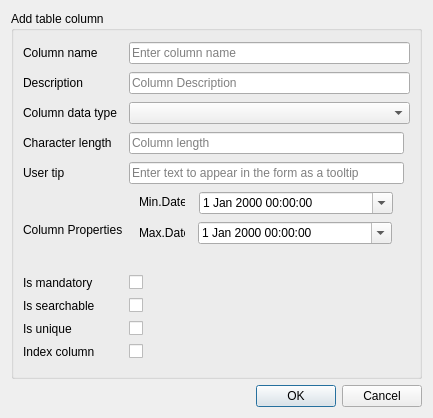
<?xml version="1.0" encoding="UTF-8"?>
<ui version="4.0">
 <class>editor</class>
 <widget class="QDialog" name="editor">
  <property name="geometry">
   <rect>
    <x>0</x>
    <y>0</y>
    <width>433</width>
    <height>418</height>
   </rect>
  </property>
  <property name="windowTitle">
   <string>Table Attributes</string>
  </property>
  <layout class="QGridLayout" name="gridLayout">
   <item row="2" column="0">
    <widget class="QDialogButtonBox" name="buttonBox">
     <property name="orientation">
      <enum>Qt::Horizontal</enum>
     </property>
     <property name="standardButtons">
      <set>QDialogButtonBox::Cancel|QDialogButtonBox::Ok</set>
     </property>
    </widget>
   </item>
   <item row="0" column="0">
    <widget class="QGroupBox" name="groupBox">
     <property name="title">
      <string>Add table column</string>
     </property>
     <layout class="QGridLayout" name="gridLayout_2">
      <item row="0" column="0">
       <widget class="QLabel" name="label_2">
        <property name="text">
         <string>Column name</string>
        </property>
       </widget>
      </item>
      <item row="9" column="0">
       <widget class="QLabel" name="label">
        <property name="text">
         <string>Is mandatory</string>
        </property>
       </widget>
      </item>
      <item row="4" column="0">
       <widget class="QLabel" name="label_5">
        <property name="text">
         <string>Character length</string>
        </property>
       </widget>
      </item>
      <item row="13" column="0">
       <widget class="QLabel" name="label_10">
        <property name="text">
         <string>Index column</string>
        </property>
       </widget>
      </item>
      <item row="1" column="1" colspan="2">
       <widget class="QLineEdit" name="edtColDesc">
        <property name="placeholderText">
         <string>Column Description</string>
        </property>
       </widget>
      </item>
      <item row="1" column="0">
       <widget class="QLabel" name="label_3">
        <property name="text">
         <string>Description</string>
        </property>
       </widget>
      </item>
      <item row="9" column="1">
       <widget class="QCheckBox" name="cbMandt">
        <property name="text">
         <string/>
        </property>
        <property name="checked">
         <bool>false</bool>
        </property>
       </widget>
      </item>
      <item row="11" column="0">
       <widget class="QLabel" name="label_6">
        <property name="text">
         <string>Is searchable</string>
        </property>
       </widget>
      </item>
      <item row="12" column="0">
       <widget class="QLabel" name="label_7">
        <property name="text">
         <string>Is unique</string>
        </property>
       </widget>
      </item>
      <item row="6" column="1">
       <widget class="QStackedWidget" name="swColProp">
        <property name="minimumSize">
         <size>
          <width>0</width>
          <height>5</height>
         </size>
        </property>
        <property name="maximumSize">
         <size>
          <width>16777215</width>
          <height>75</height>
         </size>
        </property>
        <property name="currentIndex">
         <number>3</number>
        </property>
        <widget class="QWidget" name="pgDefVal">
         <widget class="QLineEdit" name="edtDefValue">
          <property name="geometry">
           <rect>
            <x>3</x>
            <y>16</y>
            <width>340</width>
            <height>20</height>
           </rect>
          </property>
          <property name="text">
           <string/>
          </property>
          <property name="placeholderText">
           <string>Default value will be provided if user does not specify</string>
          </property>
         </widget>
        </widget>
        <widget class="QWidget" name="pgDoubleDef">
         <widget class="QLabel" name="label_9">
          <property name="geometry">
           <rect>
            <x>10</x>
            <y>0</y>
            <width>46</width>
            <height>13</height>
           </rect>
          </property>
          <property name="text">
           <string>Precision</string>
          </property>
         </widget>
         <widget class="QLabel" name="label_19">
          <property name="geometry">
           <rect>
            <x>10</x>
            <y>30</y>
            <width>46</width>
            <height>13</height>
           </rect>
          </property>
          <property name="text">
           <string>Scale</string>
          </property>
         </widget>
         <widget class="QSpinBox" name="sbPres">
          <property name="geometry">
           <rect>
            <x>60</x>
            <y>0</y>
            <width>51</width>
            <height>22</height>
           </rect>
          </property>
         </widget>
         <widget class="QSpinBox" name="sbScale">
          <property name="geometry">
           <rect>
            <x>60</x>
            <y>25</y>
            <width>51</width>
            <height>22</height>
           </rect>
          </property>
         </widget>
        </widget>
        <widget class="QWidget" name="pgDateVal">
         <widget class="QLabel" name="label_12">
          <property name="geometry">
           <rect>
            <x>20</x>
            <y>8</y>
            <width>46</width>
            <height>13</height>
           </rect>
          </property>
          <property name="text">
           <string>Min. Date</string>
          </property>
         </widget>
         <widget class="QDateEdit" name="edtMinDate">
          <property name="geometry">
           <rect>
            <x>80</x>
            <y>4</y>
            <width>171</width>
            <height>22</height>
           </rect>
          </property>
          <property name="calendarPopup">
           <bool>true</bool>
          </property>
         </widget>
         <widget class="QLabel" name="label_13">
          <property name="geometry">
           <rect>
            <x>20</x>
            <y>40</y>
            <width>46</width>
            <height>13</height>
           </rect>
          </property>
          <property name="text">
           <string>Max Date</string>
          </property>
         </widget>
         <widget class="QDateEdit" name="edtMaxDate">
          <property name="geometry">
           <rect>
            <x>80</x>
            <y>36</y>
            <width>171</width>
            <height>22</height>
           </rect>
          </property>
          <property name="calendarPopup">
           <bool>true</bool>
          </property>
         </widget>
        </widget>
        <widget class="QWidget" name="pgDTimeVal">
         <widget class="QLabel" name="label_14">
          <property name="geometry">
           <rect>
            <x>10</x>
            <y>3</y>
            <width>46</width>
            <height>13</height>
           </rect>
          </property>
          <property name="text">
           <string>Min.Date</string>
          </property>
         </widget>
         <widget class="QLabel" name="label_15">
          <property name="geometry">
           <rect>
            <x>10</x>
            <y>34</y>
            <width>46</width>
            <height>13</height>
           </rect>
          </property>
          <property name="text">
           <string>Max.Date</string>
          </property>
         </widget>
         <widget class="QDateTimeEdit" name="edtMinDTime">
          <property name="geometry">
           <rect>
            <x>70</x>
            <y>0</y>
            <width>194</width>
            <height>22</height>
           </rect>
          </property>
          <property name="calendarPopup">
           <bool>true</bool>
          </property>
         </widget>
         <widget class="QDateTimeEdit" name="edtMaxDTime">
          <property name="geometry">
           <rect>
            <x>69</x>
            <y>30</y>
            <width>194</width>
            <height>22</height>
           </rect>
          </property>
          <property name="calendarPopup">
           <bool>true</bool>
          </property>
         </widget>
        </widget>
        <widget class="QWidget" name="pgForeignVal">
         <widget class="QLabel" name="label_16">
          <property name="geometry">
           <rect>
            <x>20</x>
            <y>0</y>
            <width>71</width>
            <height>16</height>
           </rect>
          </property>
          <property name="text">
           <string>Parent Entity</string>
          </property>
         </widget>
         <widget class="QLabel" name="label_17">
          <property name="geometry">
           <rect>
            <x>7</x>
            <y>27</y>
            <width>81</width>
            <height>16</height>
           </rect>
          </property>
          <property name="text">
           <string>Relation Column</string>
          </property>
         </widget>
         <widget class="QComboBox" name="cboParentEntity">
          <property name="geometry">
           <rect>
            <x>93</x>
            <y>0</y>
            <width>221</width>
            <height>20</height>
           </rect>
          </property>
         </widget>
         <widget class="QComboBox" name="cboParentCol">
          <property name="geometry">
           <rect>
            <x>93</x>
            <y>25</y>
            <width>221</width>
            <height>20</height>
           </rect>
          </property>
         </widget>
         <widget class="QLabel" name="lbldispCol">
          <property name="geometry">
           <rect>
            <x>10</x>
            <y>50</y>
            <width>81</width>
            <height>16</height>
           </rect>
          </property>
          <property name="text">
           <string>Display Column</string>
          </property>
         </widget>
         <widget class="QComboBox" name="cboDispCol">
          <property name="geometry">
           <rect>
            <x>93</x>
            <y>50</y>
            <width>221</width>
            <height>20</height>
           </rect>
          </property>
         </widget>
        </widget>
        <widget class="QWidget" name="pgLookupVal">
         <widget class="QLabel" name="label_18">
          <property name="geometry">
           <rect>
            <x>3</x>
            <y>17</y>
            <width>71</width>
            <height>16</height>
           </rect>
          </property>
          <property name="text">
           <string>Lookup Entity</string>
          </property>
         </widget>
         <widget class="QComboBox" name="cboLookup">
          <property name="geometry">
           <rect>
            <x>69</x>
            <y>15</y>
            <width>210</width>
            <height>22</height>
           </rect>
          </property>
         </widget>
         <widget class="QPushButton" name="btnNewLookup">
          <property name="geometry">
           <rect>
            <x>288</x>
            <y>15</y>
            <width>51</width>
            <height>23</height>
           </rect>
          </property>
          <property name="text">
           <string>New ...</string>
          </property>
         </widget>
        </widget>
        <widget class="QWidget" name="pgGeoVal">
         <widget class="QLabel" name="label_20">
          <property name="geometry">
           <rect>
            <x>10</x>
            <y>6</y>
            <width>80</width>
            <height>16</height>
           </rect>
          </property>
          <property name="text">
           <string>Geometry Type</string>
          </property>
         </widget>
         <widget class="QComboBox" name="cboGeoType">
          <property name="geometry">
           <rect>
            <x>111</x>
            <y>0</y>
            <width>191</width>
            <height>22</height>
           </rect>
          </property>
         </widget>
         <widget class="QPushButton" name="btnCoord">
          <property name="geometry">
           <rect>
            <x>110</x>
            <y>35</y>
            <width>190</width>
            <height>23</height>
           </rect>
          </property>
          <property name="text">
           <string>Select ...</string>
          </property>
         </widget>
         <widget class="QLabel" name="label_21">
          <property name="geometry">
           <rect>
            <x>10</x>
            <y>40</y>
            <width>90</width>
            <height>16</height>
           </rect>
          </property>
          <property name="text">
           <string>Coordinate System</string>
          </property>
         </widget>
        </widget>
       </widget>
      </item>
      <item row="2" column="1" colspan="2">
       <widget class="QComboBox" name="cboDataType">
        <property name="editable">
         <bool>false</bool>
        </property>
       </widget>
      </item>
      <item row="2" column="0">
       <widget class="QLabel" name="label_4">
        <property name="text">
         <string>Column data type</string>
        </property>
       </widget>
      </item>
      <item row="11" column="1">
       <widget class="QCheckBox" name="cbSearch">
        <property name="text">
         <string/>
        </property>
       </widget>
      </item>
      <item row="4" column="1">
       <widget class="QLineEdit" name="edtColLen">
        <property name="placeholderText">
         <string>Column length</string>
        </property>
       </widget>
      </item>
      <item row="0" column="1" colspan="2">
       <widget class="QLineEdit" name="edtColName">
        <property name="placeholderText">
         <string>Enter column name</string>
        </property>
       </widget>
      </item>
      <item row="12" column="1">
       <widget class="QCheckBox" name="cbUnique">
        <property name="text">
         <string/>
        </property>
       </widget>
      </item>
      <item row="13" column="1">
       <widget class="QCheckBox" name="cbIndex">
        <property name="text">
         <string/>
        </property>
       </widget>
      </item>
      <item row="6" column="0">
       <widget class="QLabel" name="label_8">
        <property name="minimumSize">
         <size>
          <width>0</width>
          <height>5</height>
         </size>
        </property>
        <property name="maximumSize">
         <size>
          <width>16777215</width>
          <height>200</height>
         </size>
        </property>
        <property name="text">
         <string>Column Properties</string>
        </property>
       </widget>
      </item>
      <item row="5" column="0">
       <widget class="QLabel" name="label_11">
        <property name="text">
         <string>User tip</string>
        </property>
       </widget>
      </item>
      <item row="5" column="1">
       <widget class="QLineEdit" name="edtUserTip">
        <property name="placeholderText">
         <string>Enter text to appear in the form as a tooltip</string>
        </property>
       </widget>
      </item>
     </layout>
    </widget>
   </item>
  </layout>
 </widget>
 <resources/>
 <connections>
  <connection>
   <sender>buttonBox</sender>
   <signal>accepted()</signal>
   <receiver>editor</receiver>
   <slot>accept()</slot>
   <hints>
    <hint type="sourcelabel">
     <x>248</x>
     <y>254</y>
    </hint>
    <hint type="destinationlabel">
     <x>157</x>
     <y>274</y>
    </hint>
   </hints>
  </connection>
  <connection>
   <sender>buttonBox</sender>
   <signal>rejected()</signal>
   <receiver>editor</receiver>
   <slot>reject()</slot>
   <hints>
    <hint type="sourcelabel">
     <x>316</x>
     <y>260</y>
    </hint>
    <hint type="destinationlabel">
     <x>286</x>
     <y>274</y>
    </hint>
   </hints>
  </connection>
 </connections>
</ui>
